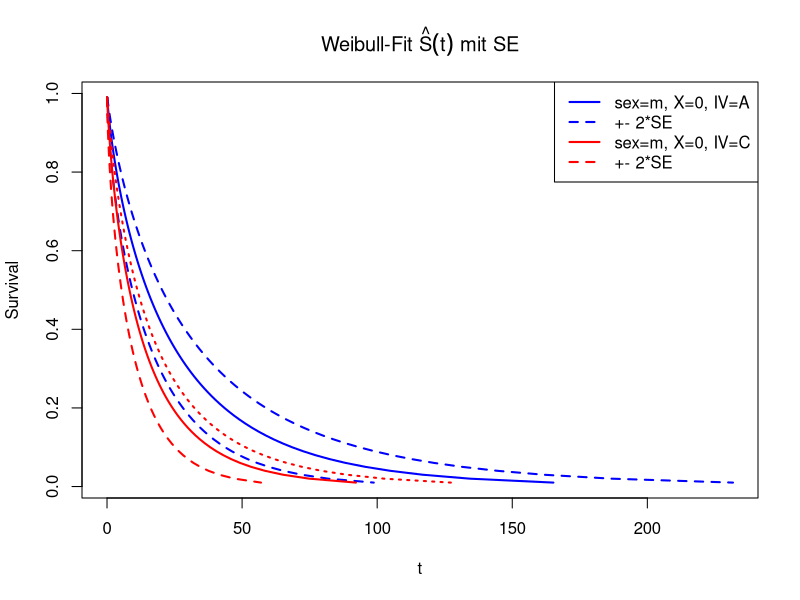

R code for this plot:
## ------------------------------------------------------------------------
wants <- c("survival")
has   <- wants %in% rownames(installed.packages())
if(any(!has)) install.packages(wants[!has])

## ------------------------------------------------------------------------
set.seed(123)
N      <- 180                  # number of observations
P      <- 3                    # number of groups
sex    <- factor(sample(c("f", "m"), N, replace=TRUE))  # stratification factor
X      <- rnorm(N, 0, 1)       # continuous covariate
IV     <- factor(rep(LETTERS[1:P], each=N/P))  # factor covariate
IVeff  <- c(0, -1, 1.5)        # effects of factor levels (1 -> reference level)
Xbeta  <- 0.7*X + IVeff[unclass(IV)] + rnorm(N, 0, 2)
weibA  <- 1.5                  # Weibull shape parameter
weibB  <- 100                  # Weibull scale parameter
U      <- runif(N, 0, 1)       # uniformly distributed RV
eventT <- ceiling((-log(U)*weibB*exp(-Xbeta))^(1/weibA))   # simulated event time

# censoring due to study end after 120 days
obsLen <- 120                  # length of observation time
censT  <- rep(obsLen, N)       # censoring time = end of study
obsT   <- pmin(eventT, censT)  # observed censored event times
status <- eventT <= censT      # has event occured?
dfSurv <- data.frame(obsT, status, sex, X, IV)          # data frame

## ------------------------------------------------------------------------
library(survival)                     # for survreg()
fitWeib <- survreg(Surv(obsT, status) ~ X + IV, dist="weibull", data=dfSurv)
summary(fitWeib)

## ------------------------------------------------------------------------
(betaHat <- -coef(fitWeib) / fitWeib$scale)

## ------------------------------------------------------------------------
fitExp <- survreg(Surv(obsT, status) ~ X + IV, dist="exponential", data=dfSurv)
anova(fitExp, fitWeib)               # model comparison

## ------------------------------------------------------------------------
# restricted model without IV
fitR <- survreg(Surv(obsT, status) ~ X, dist="weibull", data=dfSurv)
anova(fitR, fitWeib)                 # model comparison

## ------------------------------------------------------------------------
dfNew <- data.frame(sex=factor(c("m", "m"), levels=levels(dfSurv$sex)),
                      X=c(0, 0),
                     IV=factor(c("A", "C"), levels=levels(dfSurv$IV)))
percs <- (1:99)/100
FWeib <- predict(fitWeib, newdata=dfNew, type="quantile", p=percs, se=TRUE)

## ----rerSurvivalParametric01---------------------------------------------
matplot(cbind(FWeib$fit[1, ],
              FWeib$fit[1, ] - 2*FWeib$se.fit[1, ],
              FWeib$fit[1, ] + 2*FWeib$se.fit[1, ]), 1-percs,
        type="l", main=expression(paste("Weibull-Fit ", hat(S)(t), " mit SE")),
        xlab="t", ylab="Survival", lty=c(1, 2, 2), lwd=2, col="blue")
matlines(cbind(FWeib$fit[2, ],
               FWeib$fit[2, ] - 2*FWeib$se.fit[2, ],
               FWeib$fit[2, ] + 2*FWeib$se.fit[2, ]), 1-percs, col="red", lwd=2)
legend(x="topright", lwd=2, lty=c(1, 2, 1, 2), col=c("blue", "blue", "red", "red"),
       legend=c("sex=m, X=0, IV=A", "+- 2*SE", "sex=m, X=0, IV=C", "+- 2*SE"))

## ------------------------------------------------------------------------
try(detach(package:survival))
try(detach(package:splines))

